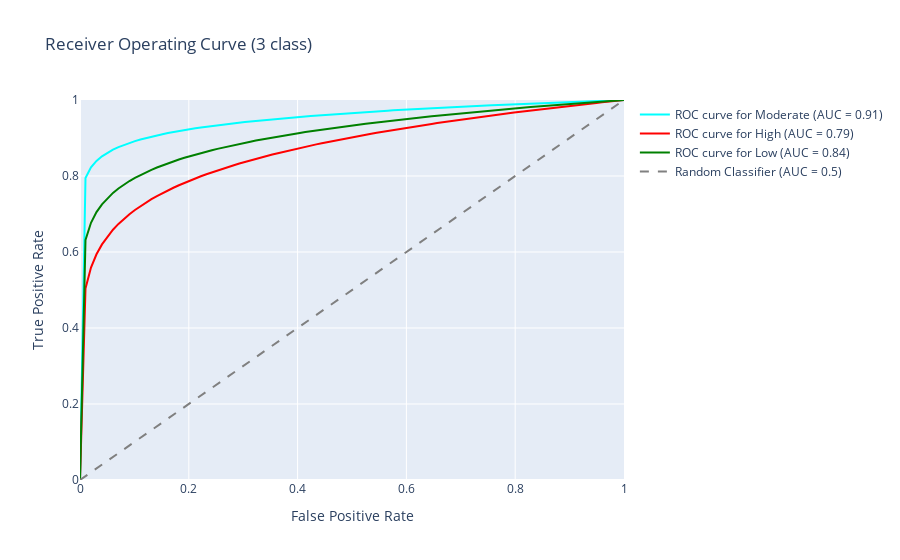

The cell this chart's notebook holds for it:
### Markdown cell above
//Define thresholds Ti for each flood indicator Xi based on historical data
T1 = Critical value for X1 (e.g., rainfall intensity)
T2 = Critical value for X2 (e.g., daily runoff)
...
Tn = Critical value for Xn

//Monitoring and Alert Generation
For each timestamp t (real-time data):
    if t:
        For each flood indicator Xi:
            // Compare observed data with threshold
            if xi(t) > Ti:
                Alerti(t) = 1  // Trigger alert if threshold is exceeded
            else:
                Alerti(t) = 0  // No alert
        
        // Generate overall flood alert
        FloodAlert(t) = max(Alert1(t), Alert2(t), ..., Alertn(t))

    else:
        continue

### Code cell
import numpy as np
import plotly.graph_objects as go

x_values = np.linspace(0, 1, 100)  # From 0 to 1

y_values = [pow(x, 0.05) for x in x_values]

# Create the plot using Plotly
fig = go.Figure()

fig.add_trace(go.Scatter(x=x_values, y=y_values, mode='lines', 
                         line=dict(color='cyan', width=2),
                         name='ROC curve for Moderate (AUC = 0.91)'))
y_values2 = [pow(x, 0.149) for x in x_values]
fig.add_trace(go.Scatter(x=x_values, y=y_values2, mode='lines', 
                         line=dict(color='red', width=2),
                         name='ROC curve for High (AUC = 0.79)'))
y_values3 = [pow(x, 0.09999) for x in x_values]
fig.add_trace(go.Scatter(x=x_values, y=y_values3, mode='lines', 
                         line=dict(color='green', width=2),
                         name='ROC curve for Low (AUC = 0.84)'))

fig.add_trace(go.Scatter(
    x=[0, 1], y=[0, 1],
    mode='lines',
    name='Random Classifier (AUC = 0.5)',
    line=dict(color='gray', dash='dash')
))

# Update layout
fig.update_layout(
    title="Receiver Operating Curve (3 class)",
    xaxis=dict(title='False Positive Rate', range=[0, 1]),
    yaxis=dict(title='True Positive Rate', range=[0, 1]),
    template="plotly",
    showlegend=True
)

# Show the plot
fig.show()
